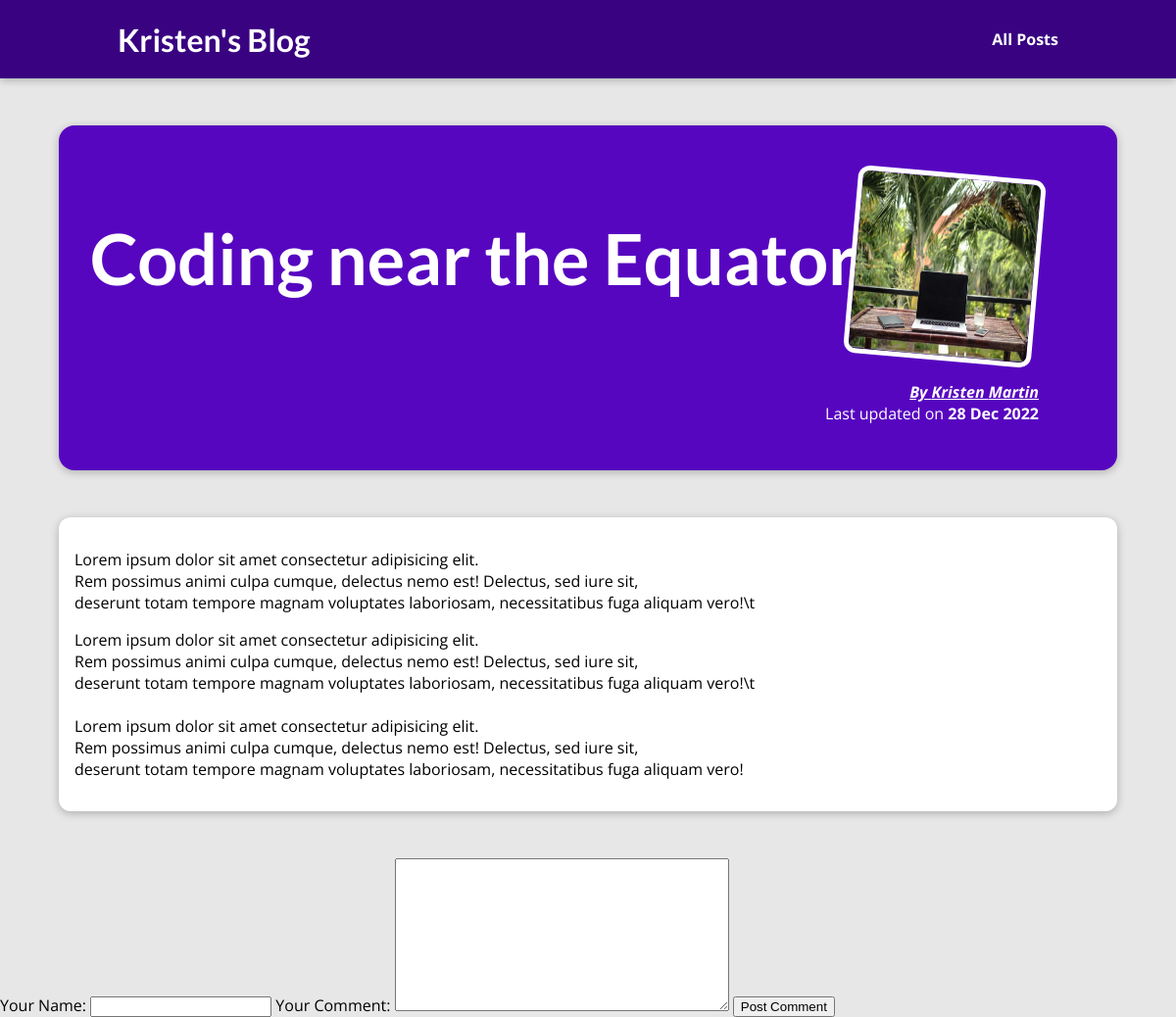
Before: /posts/coding-near-the-equator/ with the older database file.
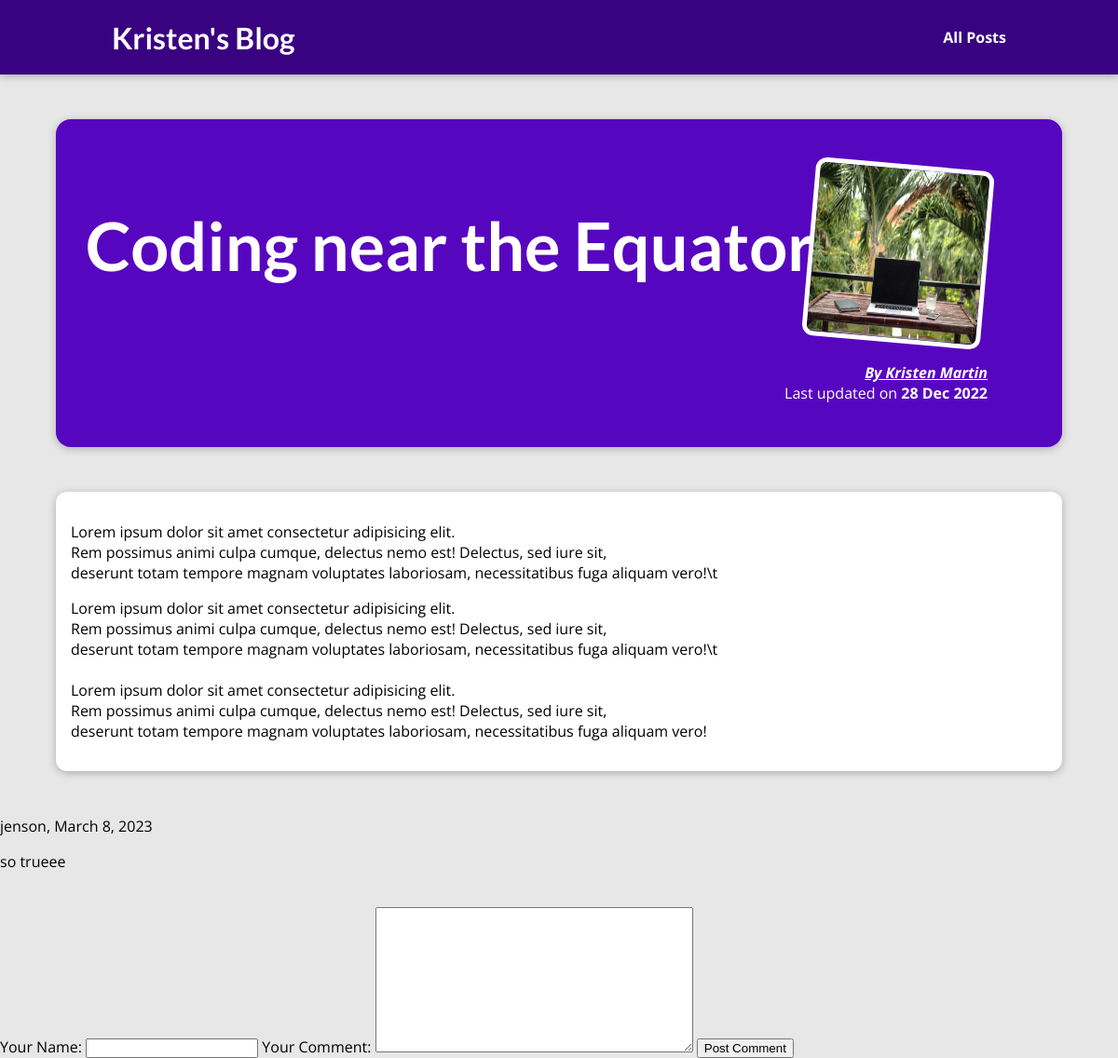
After: the same page with the newer database file.
### blog/models.py (models this page shows, shortened)
class Comment(models.Model):
    user_name = models.CharField(max_length=30)
    comment_content = models.TextField(max_length=200)
    date = models.DateField(auto_now=True)
    post_id = models.IntegerField()

### blog/views.py (the view)
# urls.py: path("posts/<slug:slug>/", views.GetPost.as_view(), name="post")
class GetPost(DetailView):
    model = Post
    template_name = "blog/post.html"
    def get_context_data(self, **kwargs):
        context = super().get_context_data(**kwargs)
        context["form"] = CommentForm()
        context["comments"] = Comment.objects.filter(post_id=self.object.id)
        context["tags"] = self.object.tags.all()
        loaded_post = self.object
        return context
    def post(self, request, slug):
        specific_post = get_object_or_404(Post, slug=slug)
        form = CommentForm(request.POST)
        comments = Comment.objects.filter(post_id=specific_post.id)
        post_tags = specific_post.tags.all()
        if form.is_valid():
            new_data = form.cleaned_data
            name = new_data["user_name"]
            content = new_data["comment_content"]
            post_id = specific_post.id
            new_comment = Comment(user_name=name, comment_content=content, post_id=post_id)
            new_comment.save()
            form = CommentForm()
            return render(request, "blog/post.html", {"post": specific_post, "form": form, "comments": comments, "tags": post_tags})
        else:
            return render(request, "blog/post.html", {"post": specific_post, "form": form, "comments": comments, "tags": post_tags})

### blog/forms.py
class CommentForm(forms.ModelForm):
    class Meta:
        model = Comment
        fields = "__all__"
        exclude = ["date", "post_id"]
        labels = {"user_name": "Your Name", "comment_content": "Your Comment"}

### blog/templates/blog/post.html (shortened to what this page needs)
{% extends "base.html" %}
{% load static %}
{% block page_css %}
    <link rel="stylesheet" href="{% static 'blog/post-detail.css' %}">
{% endblock %}
{% block content %}
{% include "blog/includes/header.html" %}
    <section id="summary">
        <h2>{{ post.title }}</h2>
        <article>
            <img src="{{ post.image_name.url }}" alt="Post {{ post.title }}" />
            <address><a href="mailto:{{post.author.email_address}}">By {{ post.author.first_name }} {{ post.author.last_name }}</a></address>
            <div>
                Last updated on <time>{{ post.date|date:"d M Y" }}</time>
            </div>
        </article>
    </section>
    <main>
            <p>{{ post.content|linebreaks }}</p>
    </main>
    {% for comment in comments %}
        <p>{{comment.user_name}}, {{comment.date}}</p>
        <p>{{comment.comment_content}}</p>
        <br>
    {% endfor %}
    <form action="/posts/{{post.slug}}/" method="POST">
        {{ form }}
        <button type="submit">Post Comment</button>
    </form>
{% endblock %}

Changed rows visible on the page:
added Comment: user_name "jenson", date "March 8, 2023", comment_content "so trueee"
